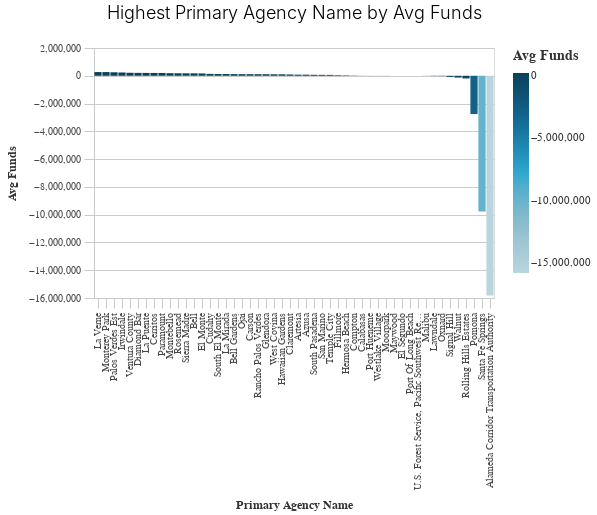

Here is the notebook cell this chart was saved with:
### Code cell
_dla_utils.basic_bar_chart(avg_funds_bottom, 'primary_agency_name','avg_funds')

### Figure 1 — Vega-Lite specification as saved in the notebook (floating-point values rounded to 4 significant figures)
{"usermeta": {"embedOptions": {"theme": "fivethirtyeight"}}, "config": {"view": {"continuousWidth": 400, "continuousHeight": 300}, "axis": {"domainColor": "#cbcbcb", "grid": true, "gridColor": "#cbcbcb", "gridWidth": 1, "labelColor": "#474747", "labelFont": "Nunito Sans", "labelFontSize": 10, "labelPadding": 4, "tickColor": "#cbcbcb", "tickSize": 10, "titleColor": "#333", "titleFont": "Raleway", "titleFontSize": 12, "titlePadding": 10}, "axisBand": {"grid": false}, "background": "white", "font": "Raleway", "header": {"labelFont": "Nunito Sans", "titleFont": "Raleway"}, "legend": {"labelColor": "#333", "labelFont": "Nunito Sans", "labelFontSize": 11, "labelLimit": 0, "padding": 1, "symbolSize": 30, "symbolType": "square", "titleColor": "#333", "titleFont": "Raleway", "titleFontSize": 14, "titlePadding": 10}, "title": {"anchor": "middle", "font": "Raleway", "fontSize": 18, "fontWeight": 300, "offset": 20}}, "data": {"name": "data-7e74cae01b343c4d075ccbf8d7b008be"}, "mark": "bar", "encoding": {"color": {"field": "avg_funds", "legend": {"title": "Avg Funds"}, "scale": {"range": ["#B9D6DF", "#8CBCCB", "#2EA8CE", "#136C97", "#0B405B"]}, "type": "quantitative"}, "x": {"field": "primary_agency_name", "sort": "-y", "title": "Primary Agency Name", "type": "nominal"}, "y": {"field": "avg_funds", "title": "Avg Funds", "type": "quantitative"}}, "height": 250, "title": "Highest Primary Agency Name by Avg Funds", "width": 400, "$schema": "https://vega.github.io/schema/vega-lite/v4.17.0.json", "datasets": {"data-7e74cae01b343c4d075ccbf8d7b008be": [{"primary_agency_name": "La Verne", "avg_funds": 267600.0}, {"primary_agency_name": "Monterey Park", "avg_funds": 266900.0}, {"primary_agency_name": "Palos Verdes Est", "avg_funds": 251200.0}, {"primary_agency_name": "Irwindale", "avg_funds": 237300.0}, {"primary_agency_name": "Ventura County", "avg_funds": 217000.0}, {"primary_agency_name": "Diamond Bar", "avg_funds": 210100.0}, {"primary_agency_name": "La Puente", "avg_funds": 206700.0}, {"primary_agency_name": "Cerritos", "avg_funds": 204100.0}, {"primary_agency_name": "Paramount", "avg_funds": 203700.0}, {"primary_agency_name": "Montebello", "avg_funds": 186500.0}, {"primary_agency_name": "Rosemead", "avg_funds": 181100.0}, {"primary_agency_name": "Sierra Madre", "avg_funds": 176800.0}, {"primary_agency_name": "Bell", "avg_funds": 176100.0}, {"primary_agency_name": "El Monte", "avg_funds": 167900.0}, {"primary_agency_name": "Cudahy", "avg_funds": 138100.0}, {"primary_agency_name": "South El Monte", "avg_funds": 129400.0}, {"primary_agency_name": "La Mirada", "avg_funds": 129300.0}, {"primary_agency_name": "Bell Gardens", "avg_funds": 122100.0}, {"primary_agency_name": "Ojai", "avg_funds": 117800.0}, {"primary_agency_name": "Carson", "avg_funds": 116600.0}, {"primary_agency_name": "Rancho Palos Verdes", "avg_funds": 115100.0}, {"primary_agency_name": "Glendora", "avg_funds": 113900.0}, {"primary_agency_name": "West Covina", "avg_funds": 108600.0}, {"primary_agency_name": "Hawaiian Gardens", "avg_funds": 105900.0}, {"primary_agency_name": "Claremont", "avg_funds": 94290.0}, {"primary_agency_name": "Artesia", "avg_funds": 81450.0}, {"primary_agency_name": "Azusa", "avg_funds": 81250.0}, {"primary_agency_name": "South Pasadena", "avg_funds": 70750.0}, {"primary_agency_name": "San Marino", "avg_funds": 66720.0}, {"primary_agency_name": "Temple City", "avg_funds": 65000.0}, {"primary_agency_name": "Fillmore", "avg_funds": 45710.0}, {"primary_agency_name": "Hermosa Beach", "avg_funds": 33180.0}, {"primary_agency_name": "Compton", "avg_funds": 19500.0}, {"primary_agency_name": "Calabasas", "avg_funds": 7658.0}, {"primary_agency_name": "Port Hueneme", "avg_funds": 6842.0}, {"primary_agency_name": "Westlake Village", "avg_funds": 6043.0}, {"primary_agency_name": "Moorpark", "avg_funds": 5752.0}, {"primary_agency_name": "Maywood", "avg_funds": 105.9}, {"primary_agency_name": "El Segundo", "avg_funds": 0.0}, {"primary_agency_name": "Port Of Long Beach", "avg_funds": 0.0}, {"primary_agency_name": "U.S. Forest Service, Pacific Southwest Region", "avg_funds": 0.0}, {"primary_agency_name": "Malibu", "avg_funds": -6976.0}, {"primary_agency_name": "Lawndale", "avg_funds": -19800.0}, {"primary_agency_name": "Oxnard", "avg_funds": -25370.0}, {"primary_agency_name": "Signal Hill", "avg_funds": -82050.0}, {"primary_agency_name": "Walnut", "avg_funds": -128500.0}, {"primary_agency_name": "Rolling Hills Estates", "avg_funds": -191800.0}, {"primary_agency_name": "Pomona", "avg_funds": -2755000.0}, {"primary_agency_name": "Santa Fe Springs", "avg_funds": -9764000.0}, {"primary_agency_name": "Alameda Corridor Transportation Authority", "avg_funds": -15820000.0}]}}
